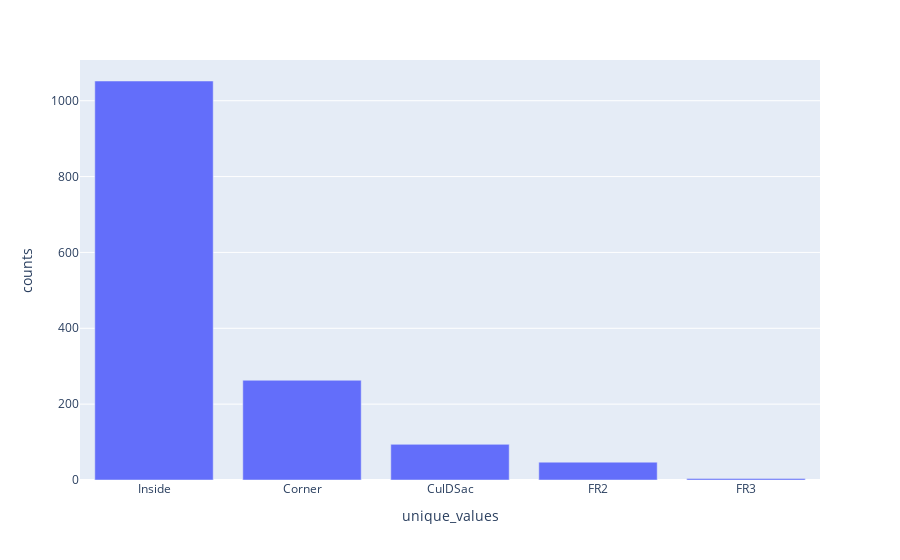

This figure's notebook cell:
### Markdown cell above
### LotConfig

Das Feature Lot beschreibt die spezifischen Eigenschaften der Grundstücksgrenzen und deren Auswirkungen auf die Bebauungsmöglichkeiten.

![Alt text](assets/images/lotconfig_def.png)

Diese Informationen sind relevant, um zu verstehen, wie ein Grundstück genutzt werden kann, welche Einschränkungen oder Potenziale es bietet und wie es sich möglicherweise von anderen Grundstücken unterscheidet. Die Lot Configuration kann beispielsweise bei der Planung von Bauprojekten, der Beurteilung von Immobilienwerten oder der Bestimmung von Bauvorschriften eine Rolle spielen.

### Code cell
df_lotConfig_barPlot = df_raw_property['LotConfig'].value_counts().rename_axis('unique_values').reset_index(name='counts')
fig = px.bar(df_lotConfig_barPlot,'unique_values','counts')
fig.show()

### Figure 1 — Plotly figure (JSON) as saved in the notebook; plotly's stock layout.template omitted (floating-point values rounded to 4 significant figures)
{"data": [{"alignmentgroup": "True", "hovertemplate": "unique_values=%{x}<br>counts=%{y}<extra></extra>", "legendgroup": "", "marker": {"color": "#636efa", "pattern": {"shape": ""}}, "name": "", "offsetgroup": "", "orientation": "v", "showlegend": false, "textposition": "auto", "type": "bar", "x": ["Inside", "Corner", "CulDSac", "FR2", "FR3"], "xaxis": "x", "y": [1052, 263, 94, 47, 4], "yaxis": "y"}], "layout": {"barmode": "relative", "legend": {"tracegroupgap": 0}, "margin": {"t": 60}, "xaxis": {"anchor": "y", "domain": [0, 1], "title": {"text": "unique_values"}}, "yaxis": {"anchor": "x", "domain": [0, 1], "title": {"text": "counts"}}}}
